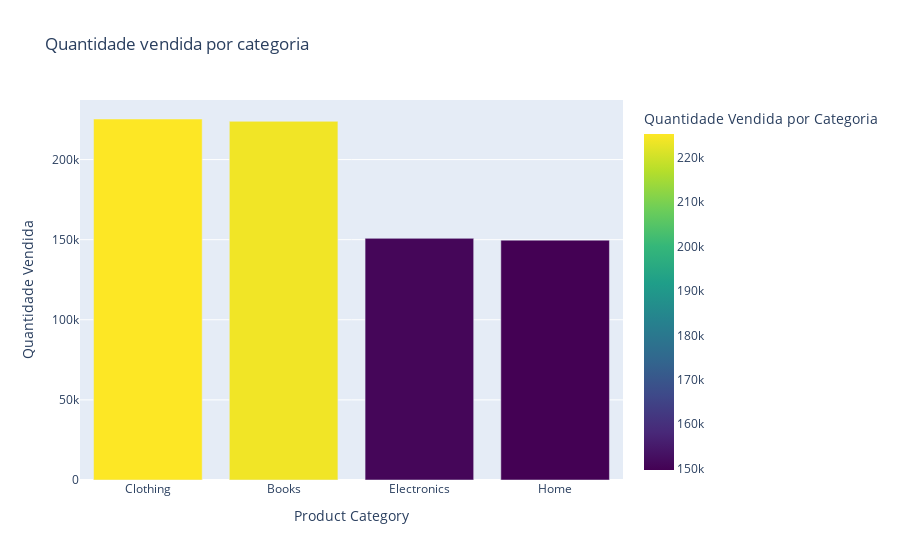

The notebook cell this image was saved under:
### Code cell
# passo 10: responder à pergunta "Qual categoria de produto mais e menos vendida?"

# agrupar os dados por categoria e calcular a quantidade total vendida
df_qtd_vendida = df.groupby("Product Category")["Quantity"].sum().reset_index()
df_qtd_vendida = df_qtd_vendida.sort_values(by="Quantity", ascending=False)
df_qtd_vendida


# encontrar a categoria mais vendida
cat_mais_vendida = df_qtd_vendida.iloc[0]

# encontrar a categoria menos vendida
cat_menos_vendida = df_qtd_vendida.iloc[-1]

# exibir resultados
print("\nCategoria mais vendida:")
print(cat_mais_vendida)

print("\nCategoria menos vendida:")
print(cat_menos_vendida)

# gráfico de quantidade vendida por categoria
fig = px.bar(df_qtd_vendida, x="Product Category", y="Quantity", title="Quantidade vendida por categoria",
             labels={"Product Category": "Categoria", "Quantity": "Quantidade Vendida por Categoria"},
             color="Quantity", color_continuous_scale=px.colors.sequential.Viridis)

fig.update_layout(xaxis_title="Product Category", yaxis_title="Quantidade Vendida")
fig.show()

### Figure 1 — Plotly figure (JSON) as saved in the notebook; plotly's stock layout.template omitted (floating-point values rounded to 4 significant figures)
{"data": [{"alignmentgroup": "True", "hovertemplate": "Categoria=%{x}<br>Quantidade Vendida por Categoria=%{marker.color}<extra></extra>", "legendgroup": "", "marker": {"color": [225322, 223876, 150828, 149698], "coloraxis": "coloraxis", "pattern": {"shape": ""}}, "name": "", "offsetgroup": "", "orientation": "v", "showlegend": false, "textposition": "auto", "type": "bar", "x": ["Clothing", "Books", "Electronics", "Home"], "xaxis": "x", "y": [225322, 223876, 150828, 149698], "yaxis": "y"}], "layout": {"barmode": "relative", "coloraxis": {"colorbar": {"title": {"text": "Quantidade Vendida por Categoria"}}, "colorscale": [[0, "#440154"], [0.1111, "#482878"], [0.2222, "#3e4989"], [0.3333, "#31688e"], [0.4444, "#26828e"], [0.5556, "#1f9e89"], [0.6667, "#35b779"], [0.7778, "#6ece58"], [0.8889, "#b5de2b"], [1, "#fde725"]]}, "legend": {"tracegroupgap": 0}, "title": {"text": "Quantidade vendida por categoria"}, "xaxis": {"anchor": "y", "domain": [0, 1], "title": {"text": "Product Category"}}, "yaxis": {"anchor": "x", "domain": [0, 1], "title": {"text": "Quantidade Vendida"}}}}
